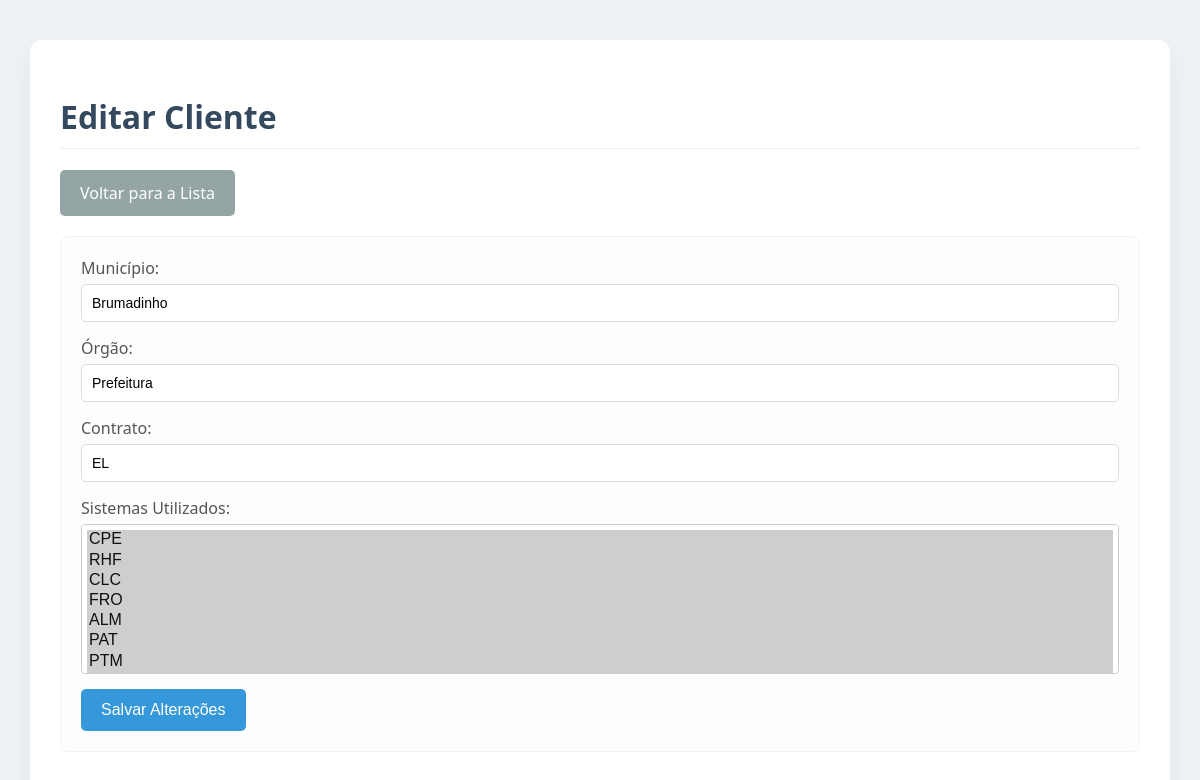
Page /edit_cliente/1 on the committed database.
### tables this page shows
CREATE TABLE clientes (
            id INTEGER PRIMARY KEY AUTOINCREMENT,
            municipio TEXT NOT NULL,
            orgao TEXT,
            contrato TEXT,
            sistemas TEXT
        );

### app.py (the view, shortened to what this page needs)
@app.route('/edit_cliente/<int:id>', methods=['GET', 'POST'])
def edit_cliente(id):
    conn = get_db_connection()
    sistemas_para_selecao = [row['sigla'] for row in conn.execute('SELECT sigla FROM sistemas').fetchall()]
    cliente = conn.execute('SELECT * FROM clientes WHERE id = ?', (id,)).fetchone()
    sistemas_salvos = cliente['sistemas'].split(', ') if cliente['sistemas'] else []
    conn.close()
    return render_template('edit_cliente.html', cliente=cliente, sistemas_salvos=sistemas_salvos, sistemas_para_selecao=sistemas_para_selecao)

### app.py (called while the page is built)
def get_db_connection():
    conn = sqlite3.connect('database.db')
    conn.row_factory = sqlite3.Row
    return conn

### templates/edit_cliente.html (shortened to what this page needs)
<!DOCTYPE html>
<html lang="pt-br">
<head>
    <link rel="stylesheet" href="{{ url_for('static', filename='style.css') }}">
</head>
<body>
    <div class="container">
        <h1>Editar Cliente</h1>
        <a href="{{ url_for('clientes') }}" class="button">Voltar para a Lista</a>
        <form action="{{ url_for('edit_cliente', id=cliente['id']) }}" method="post">
            <label for="municipio">Município:</label>
            <input type="text" id="municipio" name="municipio" value="{{ cliente['municipio'] }}" required>
            <label for="orgao">Órgão:</label>
            <input type="text" id="orgao" name="orgao" value="{{ cliente['orgao'] }}">
            <label for="contrato">Contrato:</label>
            <input type="text" id="contrato" name="contrato" value="{{ cliente['contrato'] }}">
            <label for="sistemas">Sistemas Utilizados:</label>
            <select id="sistemas" name="sistemas" multiple>
                {% for sistema in sistemas_para_selecao %}
                    <option value="{{ sistema }}" {% if sistema in sistemas_salvos %}selected{% endif %}>{{ sistema }}</option>
                {% endfor %}
            </select>
            <button type="submit">Salvar Alterações</button>
        </form>
    </div>
</body>
</html>

### static/style.css (style rules this page uses)
body { font-family: 'Segoe UI', Tahoma, Geneva, Verdana, sans-serif; background-color: #eef2f5; margin: 0; padding: 0; color: #444; }
.container { max-width: 90%; margin: 40px auto; background: #fff; padding: 30px; border-radius: 12px; box-shadow: 0 10px 25px rgba(0, 0, 0, 0.05); }
h1, h2 { color: #34495e; border-bottom: 1px solid #ecf0f1; padding-bottom: 10px; margin-top: 25px; }
form { background: #fdfdfd; padding: 20px; border-radius: 8px; margin-bottom: 20px; border: 1px solid #f0f4f7; }
label { display: block; margin-bottom: 5px; font-weight: 500; color: #555; }
input[type="text"], input[type="email"], input[type="tel"], input[type="date"], input[type="number"], select, textarea { width: 100%; padding: 10px; margin-bottom: 15px; border: 1px solid #ddd; border-radius: 5px; box-sizing: border-box; font-size: 14px; transition: border-color 0.3s; }
button[type="submit"] { background-color: #3498db; color: white; padding: 12px 20px; border: none; border-radius: 5px; cursor: pointer; font-size: 16px; transition: background-color 0.3s; }
a.button { display: inline-block; padding: 12px 20px; background-color: #95a5a6; color: white; text-decoration: none; border-radius: 5px; margin-bottom: 20px; transition: background-color 0.3s; }

### templates/edit_cliente.html (style rules this page uses)
select[multiple] { width: 100%; height: 150px; padding: 5px; border: 1px solid #ccc; border-radius: 4px; box-sizing: border-box; font-size: 16px; }

### rows in the picture
clientes: municipio "Brumadinho", orgao "Prefeitura", contrato "EL"

### other values in the picture
form field sistemas "CPE ☑ / RHF ☑ / CLC ☑ / FRO ☑ / ALM ☑ / PAT ☑ / PTM ☑"
